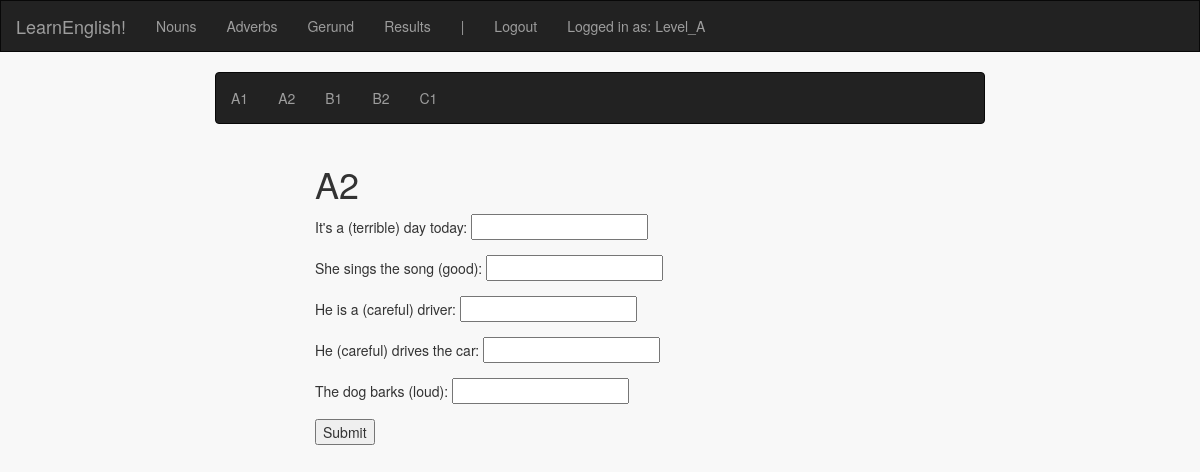
The app's page /adverbs/A2 (signed in) with its own data.
### english_exercises/models.py (models this page shows, shortened)
class OpenQuestion(db.Model):
    id = db.Column(db.Integer, primary_key=True)
    question = db.Column(db.String(80))
    answer = db.Column(db.String(80))
    category = db.Column(db.String(80))
    level = db.Column(db.String(80))

### english_exercises/views.py (the view, shortened to what this page needs)
@app.route("/adverbs")
@app.route("/adverbs/<level>", methods=['GET', 'POST'])
@login_required
def adverbs(level=None):
    if level == None:
        return render_template('adverbs/adverbs.html')
    else:
        if request.method == 'GET':
            if allowed_in_level(level, calculate_score(session['username'])):
                open_questions = OpenQuestion.query.filter_by(category='Adverbs').filter_by(level=level).all()
                return render_template('adverbs/' + level + '.html', level=level, questions=open_questions)
            else:
                return render_template('adverbs/locked.html')

### english_exercises/level_access.py (called while the page is built, shortened)
def calculate_score(username):
    if get_correct_answers(username) <= 0:
        return 0
    else:
        ratio = get_correct_answers(username) / (get_correct_answers(username) + get_incorrect_answers(username))
        score = get_correct_answers(username) * ratio
        if score < 0:
            return 0
        else:
            return round(score, 2)

def get_correct_answers(user_name):
    return User.query.filter_by(username=user_name).first().amountCorrect

def get_incorrect_answers(user_name):
    return User.query.filter_by(username=user_name).first().amountIncorrect

def allowed_in_level(level, score):
    if 'A' in level:
        return True

### english_exercises/views.py (called while the page is built)
def login_required(f):
    @wraps(f)
    def decorated_function(*args, **kwargs):
        if session.get('logged_in') is None:
            flash("You must be logged in for this feature")
            return redirect(url_for('login', next=request.url))
        return f(*args, **kwargs)
    return decorated_function

### english_exercises/templates/adverbs/A2.html
{% extends "adverbs/adverbs.html" %}
{% block form %}
<div class="col-xs-3"></div>
<div class="col-xs-6 center">
  <h1>{{level}}</h1>
  <form action="/adverbs/{{level}}" method="POST">
    {% for q in questions %}
        <div class="form-group form-inline">
                {{ q.question }} <input type="text" name="{{ q.id }}" />
        </div>
    {% endfor %}
    <input type="submit" value="Submit"/>
  </form>
</div>
<div class="col-xs-3"></div>
{% endblock %}

### english_exercises/static/style.css (style rules this page uses)
body { background-color: #f8f8f8 }

### records on screen
OpenQuestion: question "It's a (terrible) day today:"
OpenQuestion: question "She sings the song (good):"
OpenQuestion: question "He is a (careful) driver:"
OpenQuestion: question "He (careful) drives the car:"
OpenQuestion: question "The dog barks (loud):"

### other values on screen
{{ session['username'] }} "Level_A"
{{ level }} "A2"
